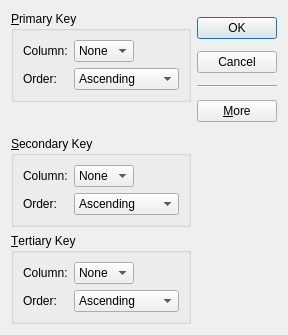
<?xml version="1.0" encoding="UTF-8"?>
<ui version="4.0">
 <class>SortDialog</class>
 <widget class="QDialog" name="SortDialog">
  <property name="geometry">
   <rect>
    <x>0</x>
    <y>0</y>
    <width>288</width>
    <height>335</height>
   </rect>
  </property>
  <property name="windowTitle">
   <string>Sort</string>
  </property>
  <layout class="QGridLayout" name="gridLayout_4">
   <item row="0" column="0">
    <widget class="QGroupBox" name="primaryGroupBox">
     <property name="title">
      <string>&amp;Primary Key</string>
     </property>
     <layout class="QGridLayout" name="gridLayout">
      <item row="0" column="0">
       <widget class="QLabel" name="label">
        <property name="text">
         <string>Column:</string>
        </property>
       </widget>
      </item>
      <item row="0" column="1">
       <widget class="QComboBox" name="primaryColumnBox">
        <item>
         <property name="text">
          <string>None</string>
         </property>
        </item>
       </widget>
      </item>
      <item row="0" column="2">
       <spacer name="horizontalSpacer">
        <property name="orientation">
         <enum>Qt::Horizontal</enum>
        </property>
        <property name="sizeHint" stdset="0">
         <size>
          <width>32</width>
          <height>20</height>
         </size>
        </property>
       </spacer>
      </item>
      <item row="1" column="0">
       <widget class="QLabel" name="label_2">
        <property name="text">
         <string>Order:</string>
        </property>
       </widget>
      </item>
      <item row="1" column="1" colspan="2">
       <widget class="QComboBox" name="primaryOrderCombo">
        <item>
         <property name="text">
          <string>Ascending</string>
         </property>
        </item>
        <item>
         <property name="text">
          <string>Descending</string>
         </property>
        </item>
       </widget>
      </item>
     </layout>
    </widget>
   </item>
   <item row="0" column="1" rowspan="2">
    <layout class="QVBoxLayout" name="verticalLayout">
     <item>
      <widget class="QPushButton" name="okButton">
       <property name="text">
        <string>OK</string>
       </property>
       <property name="default">
        <bool>true</bool>
       </property>
      </widget>
     </item>
     <item>
      <widget class="QPushButton" name="cancelButton">
       <property name="text">
        <string>Cancel</string>
       </property>
      </widget>
     </item>
     <item>
      <widget class="Line" name="line">
       <property name="orientation">
        <enum>Qt::Horizontal</enum>
       </property>
      </widget>
     </item>
     <item>
      <widget class="QPushButton" name="moreButton">
       <property name="text">
        <string>&amp;More</string>
       </property>
       <property name="checkable">
        <bool>true</bool>
       </property>
      </widget>
     </item>
    </layout>
   </item>
   <item row="1" column="0">
    <spacer name="verticalSpacer">
     <property name="orientation">
      <enum>Qt::Vertical</enum>
     </property>
     <property name="sizeHint" stdset="0">
      <size>
       <width>20</width>
       <height>22</height>
      </size>
     </property>
    </spacer>
   </item>
   <item row="2" column="0">
    <widget class="QGroupBox" name="secondaryGroupBox">
     <property name="title">
      <string>&amp;Secondary Key</string>
     </property>
     <layout class="QGridLayout" name="gridLayout_2">
      <item row="0" column="0">
       <widget class="QLabel" name="label_3">
        <property name="text">
         <string>Column:</string>
        </property>
       </widget>
      </item>
      <item row="0" column="1">
       <widget class="QComboBox" name="secondaryColumnCombo">
        <item>
         <property name="text">
          <string>None</string>
         </property>
        </item>
       </widget>
      </item>
      <item row="0" column="2">
       <spacer name="horizontalSpacer_2">
        <property name="orientation">
         <enum>Qt::Horizontal</enum>
        </property>
        <property name="sizeHint" stdset="0">
         <size>
          <width>32</width>
          <height>20</height>
         </size>
        </property>
       </spacer>
      </item>
      <item row="1" column="0">
       <widget class="QLabel" name="label_4">
        <property name="text">
         <string>Order:</string>
        </property>
       </widget>
      </item>
      <item row="1" column="1" colspan="2">
       <widget class="QComboBox" name="secondaryOrderCombo">
        <item>
         <property name="text">
          <string>Ascending</string>
         </property>
        </item>
        <item>
         <property name="text">
          <string>Descending</string>
         </property>
        </item>
       </widget>
      </item>
     </layout>
    </widget>
   </item>
   <item row="3" column="0">
    <widget class="QGroupBox" name="tertiaryGroupBox">
     <property name="title">
      <string>&amp;Tertiary Key</string>
     </property>
     <layout class="QGridLayout" name="gridLayout_3">
      <item row="0" column="0">
       <widget class="QLabel" name="label_5">
        <property name="text">
         <string>Column:</string>
        </property>
       </widget>
      </item>
      <item row="0" column="1">
       <widget class="QComboBox" name="tertiaryColumnCombo">
        <item>
         <property name="text">
          <string>None</string>
         </property>
        </item>
       </widget>
      </item>
      <item row="0" column="2">
       <spacer name="horizontalSpacer_3">
        <property name="orientation">
         <enum>Qt::Horizontal</enum>
        </property>
        <property name="sizeHint" stdset="0">
         <size>
          <width>32</width>
          <height>20</height>
         </size>
        </property>
       </spacer>
      </item>
      <item row="1" column="0">
       <widget class="QLabel" name="label_6">
        <property name="text">
         <string>Order:</string>
        </property>
       </widget>
      </item>
      <item row="1" column="1" colspan="2">
       <widget class="QComboBox" name="tertiaryOrderCombo">
        <item>
         <property name="text">
          <string>Ascending</string>
         </property>
        </item>
        <item>
         <property name="text">
          <string>Descending</string>
         </property>
        </item>
       </widget>
      </item>
     </layout>
    </widget>
   </item>
  </layout>
 </widget>
 <tabstops>
  <tabstop>primaryColumnBox</tabstop>
  <tabstop>primaryOrderCombo</tabstop>
  <tabstop>secondaryColumnCombo</tabstop>
  <tabstop>secondaryOrderCombo</tabstop>
  <tabstop>tertiaryColumnCombo</tabstop>
  <tabstop>tertiaryOrderCombo</tabstop>
  <tabstop>okButton</tabstop>
  <tabstop>cancelButton</tabstop>
  <tabstop>moreButton</tabstop>
 </tabstops>
 <resources/>
 <connections>
  <connection>
   <sender>okButton</sender>
   <signal>clicked()</signal>
   <receiver>SortDialog</receiver>
   <slot>accept()</slot>
   <hints>
    <hint type="sourcelabel">
     <x>226</x>
     <y>33</y>
    </hint>
    <hint type="destinationlabel">
     <x>77</x>
     <y>111</y>
    </hint>
   </hints>
  </connection>
  <connection>
   <sender>cancelButton</sender>
   <signal>clicked()</signal>
   <receiver>SortDialog</receiver>
   <slot>reject()</slot>
   <hints>
    <hint type="sourcelabel">
     <x>212</x>
     <y>58</y>
    </hint>
    <hint type="destinationlabel">
     <x>123</x>
     <y>121</y>
    </hint>
   </hints>
  </connection>
  <connection>
   <sender>moreButton</sender>
   <signal>toggled(bool)</signal>
   <receiver>secondaryGroupBox</receiver>
   <slot>setVisible(bool)</slot>
   <hints>
    <hint type="sourcelabel">
     <x>249</x>
     <y>110</y>
    </hint>
    <hint type="destinationlabel">
     <x>170</x>
     <y>178</y>
    </hint>
   </hints>
  </connection>
  <connection>
   <sender>moreButton</sender>
   <signal>toggled(bool)</signal>
   <receiver>tertiaryGroupBox</receiver>
   <slot>setVisible(bool)</slot>
   <hints>
    <hint type="sourcelabel">
     <x>232</x>
     <y>107</y>
    </hint>
    <hint type="destinationlabel">
     <x>174</x>
     <y>281</y>
    </hint>
   </hints>
  </connection>
 </connections>
</ui>
